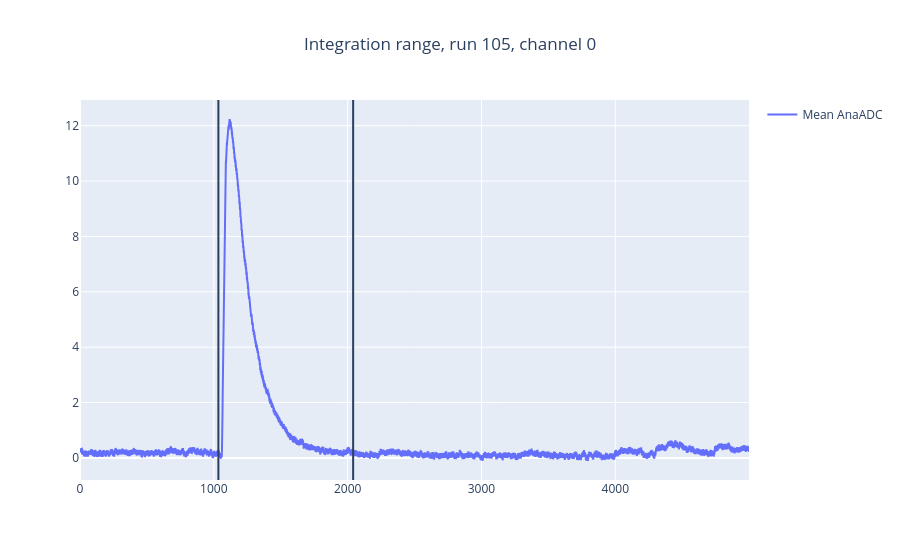

The notebook cell this image was saved under:
### Code cell
fig1=go.Figure()
fig1.add_trace(go.Scatter(x=np.arange(len(Mean_AnaADC[c])),y=Mean_AnaADC[c],name='Mean AnaADC',showlegend=True))
fig1.add_vline(x=start_charge-25)
fig1.add_vline(x=final[0][0]+np.argmax(Mean_AnaADC[c])+250)
fig1.update_layout(title='Integration range, run 105, channel 0',title_x=0.5)
fig1.show()

### Figure 1 — Plotly figure (JSON) as saved in the notebook; plotly's stock layout.template omitted (floating-point values rounded to 4 significant figures; data arrays with more than 128 entries replaced by an {"elided": "..."} marker saying what was removed)
{"data": [{"name": "Mean AnaADC", "showlegend": true, "type": "scatter", "x": {"elided": "5000 int values"}, "y": {"elided": "5000 float values"}}], "layout": {"shapes": [{"type": "line", "x0": 1034, "x1": 1034, "xref": "x", "y0": 0, "y1": 1, "yref": "y domain"}, {"type": "line", "x0": 2041, "x1": 2041, "xref": "x", "y0": 0, "y1": 1, "yref": "y domain"}], "title": {"text": "Integration range, run 105, channel 0", "x": 0.5}}}
